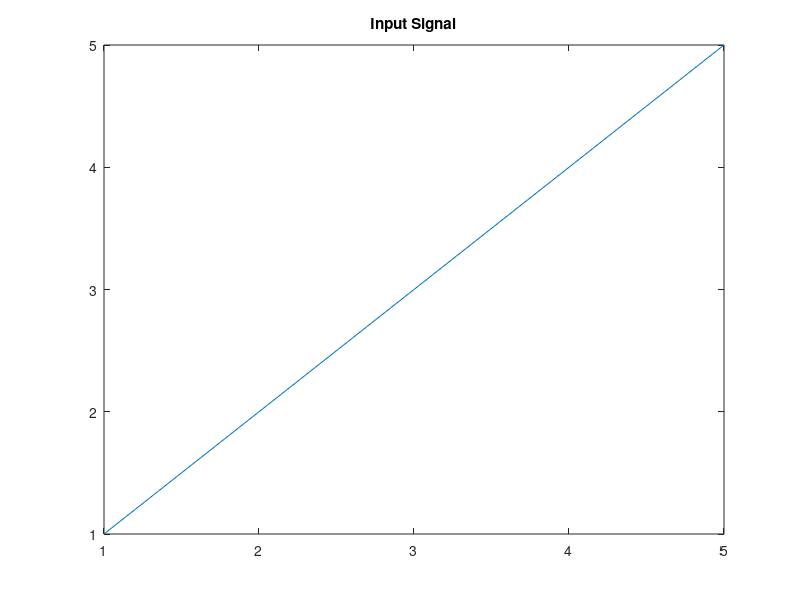
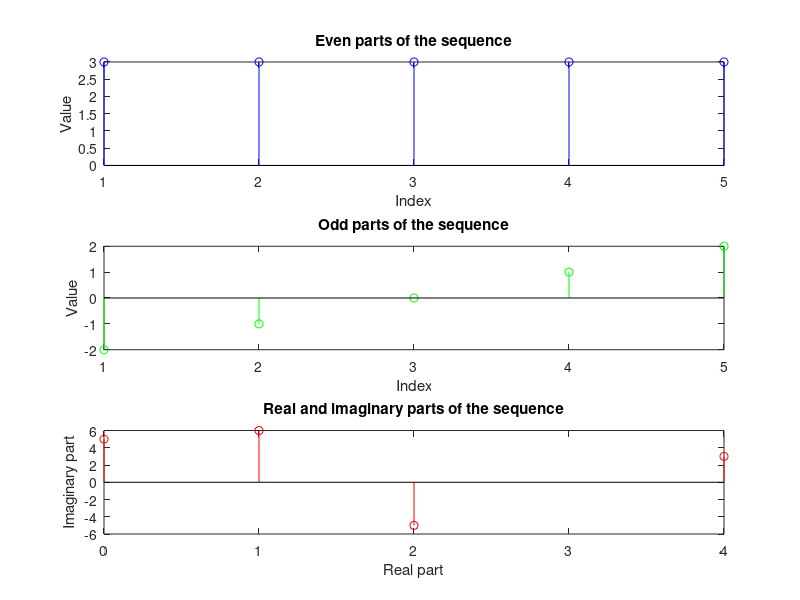

Recreate these plots in MATLAB, in order.
n=1:5;
x1=[1,2,3,4,5];
a=(x1+fliplr(x1))/2;
b=(x1-fliplr(x1))/2;

figure(1)
plot(n,x1);
title('Input Signal');

figure(2)
subplot(3,1,1);
stem(n,a,'b');
title("Even parts of the sequence");
xlabel("Index");
ylabel("Value");

subplot(3,1,2);
stem(n,b,'g');
title("Odd parts of the sequence");
xlabel("Index");
ylabel("Value");

x2=[1+6i 2-5i 4+3i 5i];

c=real(x2)
d=imag(x2)

subplot(3,1,3);
stem(c,d,'r');
title("Real and imaginary parts of the sequence");
xlabel("Real part");
ylabel("Imaginary part");
